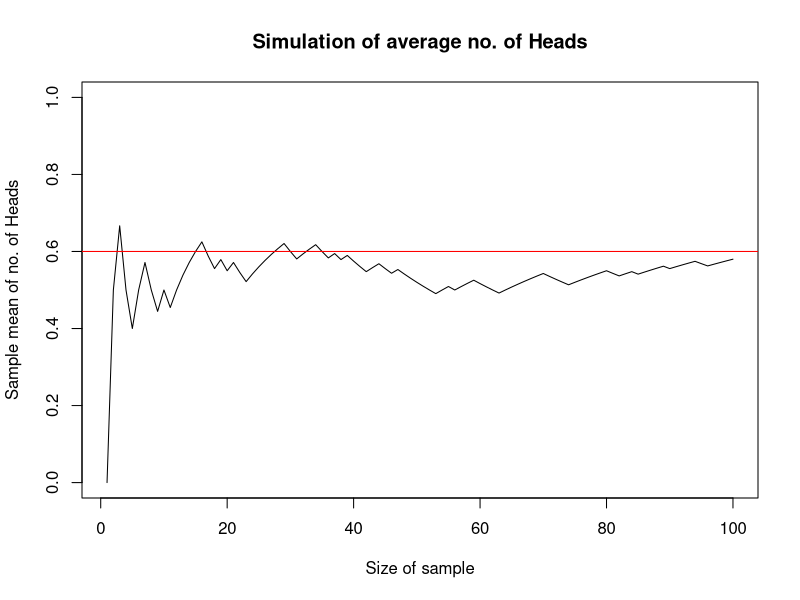
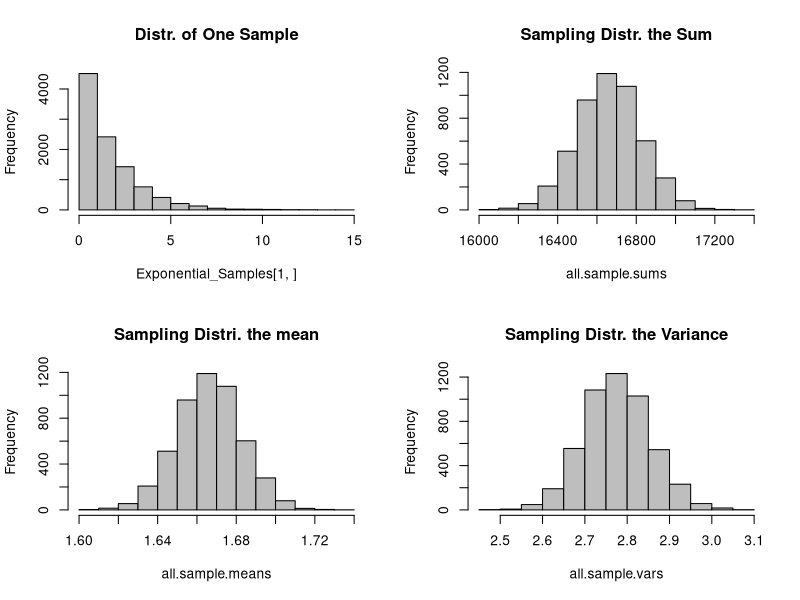

Write the R code that produced these figures, in order.
# Chapter 3 Sampling and Resampling Techniques
# Ref: Machine learning using R , Apress 2019
# 3.10.1 Law of Large Numbers: LLN ----------------------------------------

library(data.table)
n <- 100 # number of toss
p <- 0.6 # probability of getting a head

set.seed(917)
dt <- data.table(binomial = rbinom(n, 1, p), count_of_heads = 1, mean = 0)
head(dt)

ifelse(dt$binomial[1] == 1, dt[1, 2:3] <- 1, 0)
head(dt)

# run an experiment with large number of times and see how the average of
# heads approaches probabiity of heads converge to a value

for (i in 2:n){
  dt$count_of_heads[i] <- ifelse(dt$binomial[i] == 1, 
                    dt$count_of_heads[i] <- dt$count_of_heads[i-1] + 1,
                    dt$count_of_heads[i-1])
  dt$mean[i] <- dt$count_of_heads[i]/i
}

# plot and see how the average converges
plot(dt$mean, type = "l", main = "Simulation of average no. of Heads",
     xlab = "Size of sample", ylab = "Sample mean of no. of Heads",
     ylim = c(0, 1))
abline(h = p, col = "red")


# 3.10.2 Central Limit Theorem --------------------------------------------
r <- 5000 # number of samples
n <- 10000 # size of each sample

lambda <- 0.6
Exponential_Samples <- matrix(rexp(n*r, lambda), r)
all.sample.sums <- apply(Exponential_Samples, 1, sum)
all.sample.means <- apply(Exponential_Samples, 1, mean)
all.sample.vars <- apply(Exponential_Samples, 1, var)

# plot the sum, mean, and variance for each sample
par(mfrow=c(2,2))
hist(Exponential_Samples[1, ], col = "gray", main = "Distr. of One Sample")
hist(all.sample.sums, col = "gray", main = "Sampling Distr. the Sum")
hist(all.sample.means, col = "gray", main = "Sampling Distri. the mean")
hist(all.sample.vars, col = "gray", main = "Sampling Distr. the Variance")

shapiro.test(all.sample.means)
